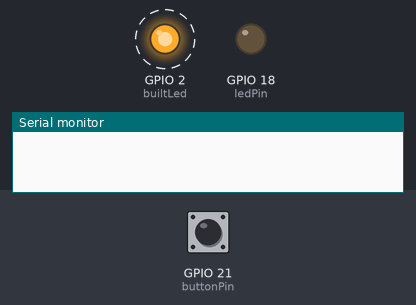
Bench run of a program on a simulated ESP32. Parts: output pins drawn as LEDs (lit = HIGH), the last lines printed to the serial monitor. Dashed ring = blinking. The inputs (shaded band) are chosen by the test bench; at power-on: GPIO 21 (buttonPin) HIGH.

Above: at 1.2 s.
1.3 s: GPIO 21 (buttonPin) pulled LOW for 3.2 s
At 3.17 s:
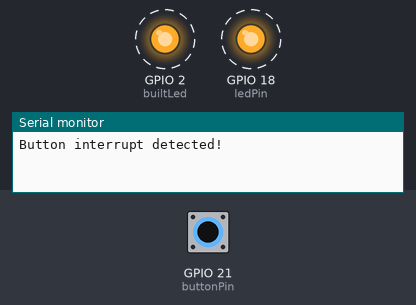
Timing chart, 0 to 12.0 s (numbered marks = the images above; inputs shaded):
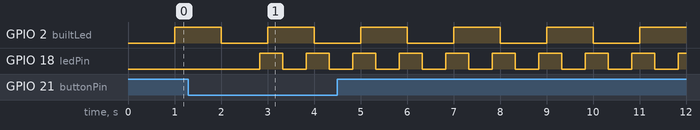

Measured:
- after the input at 1.3 s, GPIO 18 (ledPin): alternates HIGH for 0.50 s and LOW for 0.50 s, starting after 1.5 s
- by itself, GPIO 2 (builtLed): alternates HIGH for 1.0 s and LOW for 1.0 s

The program:

main.cpp
```cpp
#include <Arduino.h>
const int buttonPin = 21;
const int ledPin = 18;
const int builtLed = 2;
volatile bool buttonEvent = false;
bool changeState = false;
int ledState = 0;
int lastReading = HIGH;
unsigned long lastDebounceTime = 0;
const unsigned long debounceDelay = 30;
const unsigned long blinkInterval = 1000;
unsigned long previousBuiltTime = 0;
unsigned long previousBlinkTime = 0;
unsigned long setTimer = 0;
int builtLedState = LOW;
// Interrupt Service Routine
void IRAM_ATTR handleButtonInterrupt() {
buttonEvent = true;
}

enum LampMode {
MODE_OFF,
MODE_DIM,
MODE_FULL,
MODE_BLINK,
MODE_TURBO
};
LampMode previousState = MODE_OFF;
void setup() {
pinMode(buttonPin, INPUT_PULLUP);
pinMode(ledPin, OUTPUT);
pinMode(builtLed, OUTPUT);
digitalWrite(ledPin, ledState);
Serial.begin(115200);
attachInterrupt(
digitalPinToInterrupt(buttonPin),
handleButtonInterrupt,
FALLING
);
}
void loop() {

unsigned long currentTime = millis();
int reading = digitalRead(buttonPin);
// Reset the timer whenever the raw input changes.

if(reading != lastReading){
  lastDebounceTime = currentTime;
  if(lastReading == LOW)
      buttonEvent = false;
  setTimer = currentTime;
}

if(currentTime - previousBuiltTime >= blinkInterval)
{
  previousBuiltTime = currentTime;
  builtLedState = !builtLedState;
  digitalWrite(builtLed, builtLedState);
}

if(currentTime - lastDebounceTime >= debounceDelay && buttonEvent){  //on confirmed pressed
  setTimer = currentTime;
  lastDebounceTime = currentTime;
  buttonEvent = false;
  Serial.println("Button interrupt detected!");
}

 if(changeState && reading == HIGH && currentTime - lastDebounceTime >= debounceDelay){ //on confirmed release
  switch (previousState) {
    case MODE_OFF: ledState = 64;
        previousState = MODE_DIM;
        break;
    case MODE_DIM: ledState = 255;
        previousState = MODE_FULL;
        break;
    case MODE_FULL: ledState = 255;
        previousState = MODE_BLINK;
        previousBlinkTime = currentTime;
        break;
    case MODE_BLINK: ledState = 0;
        previousState = MODE_OFF;
        break;
    case MODE_TURBO: ledState = 255; //if turbo switch to blink
        previousState = MODE_BLINK;
        previousBlinkTime = currentTime;
        break;
}
  lastDebounceTime = currentTime;
  analogWrite(ledPin, ledState);
  changeState = false;
  }

if(currentTime - setTimer >= 1000 && previousState != MODE_TURBO && reading == LOW) //after 1 second pressed turbo mode is triggered
{
   setTimer = currentTime;
   previousState = MODE_TURBO;
   previousBlinkTime = currentTime;
}

if(previousState == MODE_TURBO && (currentTime - previousBlinkTime)*1.0 >= blinkInterval/2)
{
  if(ledState)
    ledState = 0;
  else ledState = 255;
  analogWrite(ledPin, ledState);
  previousBlinkTime = currentTime;
}

if(previousState == MODE_BLINK && currentTime - previousBlinkTime >= blinkInterval)
{
  if(ledState)
    ledState = 0;
  else ledState = 255;
  analogWrite(ledPin, ledState);

  previousBlinkTime = currentTime;
}

lastReading = reading;
}
```
